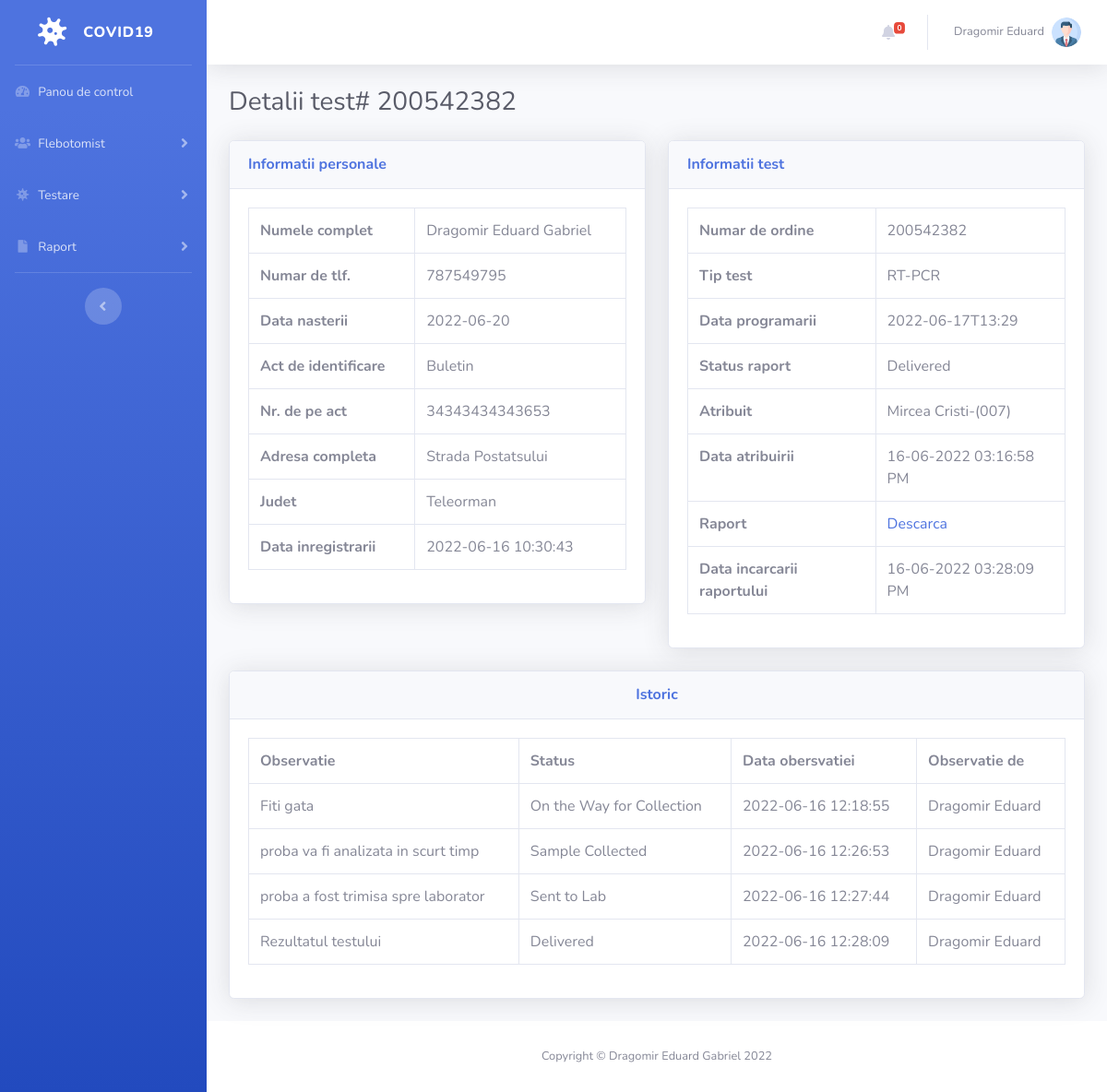
/patient-report-details.php?tid=9&&oid=200542382 (signed in), run on the app's committed database.
### tables this page shows
CREATE TABLE `tbltestrecord` (
  `id` int(11) NOT NULL,
  `OrderNumber` bigint(14) DEFAULT NULL,
  `PatientMobileNumber` bigint(14) DEFAULT NULL,
  `TestType` varchar(100) DEFAULT NULL,
  `TestTimeSlot` varchar(120) DEFAULT NULL,
  `ReportStatus` varchar(100) DEFAULT NULL,
  `FinalReport` varchar(150) DEFAULT NULL,
  `ReportUploadTime` varchar(200) DEFAULT NULL,
  `RegistrationDate` timestamp NULL DEFAULT current_timestamp(),
  `AssignedtoEmpId` varchar(150) DEFAULT NULL,
  `AssigntoName` varchar(180) DEFAULT NULL,
  `AssignedTime` varchar(100) DEFAULT NULL
);

CREATE TABLE `tblpatients` (
  `id` int(11) NOT NULL,
  `FullName` varchar(120) DEFAULT NULL,
  `MobileNumber` bigint(12) DEFAULT NULL,
  `DateOfBirth` date DEFAULT NULL,
  `GovtIssuedId` varchar(150) DEFAULT NULL,
  `GovtIssuedIdNo` varchar(150) DEFAULT NULL,
  `FullAddress` varchar(255) DEFAULT NULL,
  `State` varchar(200) DEFAULT NULL,
  `RegistrationDate` timestamp NOT NULL DEFAULT current_timestamp()
);

CREATE TABLE `tblreporttracking` (
  `id` int(11) NOT NULL,
  `OrderNumber` bigint(40) DEFAULT NULL,
  `Remark` varchar(255) DEFAULT NULL,
  `Status` varchar(120) DEFAULT NULL,
  `PostingTime` timestamp NULL DEFAULT current_timestamp(),
  `RemarkBy` int(5) DEFAULT NULL
);

### patient-report-details.php (the view, shortened to what this page needs)
<?php session_start();
include_once('includes/config.php');
?>
<!DOCTYPE html>
<html lang="en">
<head>
    <link href="vendor/fontawesome-free/css/all.min.css" rel="stylesheet" type="text/css">
    <link href="css/sb-admin-2.min.css" rel="stylesheet">
<link href="removewatermarkeduard.css" rel="stylesheet" type="text/css">
</head>
<body id="page-top">
    <div id="wrapper">
<?php include_once('includes/sidebar.php');?>
        <div id="content-wrapper" class="d-flex flex-column">
            <div id="content">
          <?php include_once('includes/topbar.php');?>
                <div class="container-fluid">
                    <h1 class="h3 mb-4 text-gray-800">Detalii test# <?php echo intval($_GET['oid']);?></h1>
<div class="row">
<?php
$testid=intval($_GET['tid']);
$query=mysqli_query($con,"select * from tbltestrecord
join tblpatients on tblpatients.MobileNumber=tbltestrecord.PatientMobileNumber
where  tbltestrecord.id='$testid'");
while($row=mysqli_fetch_array($query)){
    ?>
                        <div class="col-lg-6">
                            <div class="card shadow mb-4">
                                <div class="card-header py-3">
                                    <h6 class="m-0 font-weight-bold text-primary">Informatii personale</h6>
                                </div>
                                <div class="card-body">
 <table class="table table-bordered"  width="100%" cellspacing="0">
    <tr>
    <th>Numele complet</th>
    <td><?php echo $row['FullName'];?></td>
    </tr>
     <tr>
    <th>Numar de tlf.</th>
    <td><?php echo $row['MobileNumber'];?></td>
    </tr>
     <tr>
    <th>Data nasterii</th>
    <td><?php echo $row['DateOfBirth'];?></td>
    </tr>
     <tr>
    <th>Act de identificare</th>
    <td><?php echo $row['GovtIssuedId'];?></td>
    </tr>
     <tr>
    <th>Nr. de pe act</th>
    <td><?php echo $row['GovtIssuedIdNo'];?></td>
    </tr>
     <tr>
    <th>Adresa completa</th>
    <td><?php echo $row['FullAddress'];?></td>
    </tr>
    <tr>
    <th>Judet</th>
    <td><?php echo $row['State'];?></td>
    </tr>
    <tr>
    <th>Data inregistrarii</th>
    <td><?php echo $row['RegistrationDate'];?></td>
    </tr>
 </table>
                                </div>
                            </div>
                        </div>
                         <div class="col-lg-6">
                            <div class="card shadow mb-4">
                                <div class="card-header py-3">
                                    <h6 class="m-0 font-weight-bold text-primary">Informatii test</h6>
                                </div>
                                <div class="card-body">
 <table class="table table-bordered"  width="100%" cellspacing="0">
    <tr>
    <th>Numar de ordine</th>
    <td><?php echo $row['OrderNumber'];?></td>
    </tr>
    <tr>
    <th>Tip test</th>
    <td><?php echo $row['TestType'];?></td>
    </tr>
    <tr>
    <th>Data programarii</th>
    <td><?php echo $row['TestTimeSlot'];?></td>
    </tr>
 <tr>
    <th>Status raport</th>
    <td><?php if($row['ReportStatus']==''):
              echo "Not Processed yet";
          else:
           echo $row['ReportStatus'];
          endif;
    ?></td>
    </tr>
<?php if($row['AssignedtoEmpId']!=''):?>
  <tr>
    <th>Atribuit</th>
    <td><?php echo $row['AssigntoName'];?>-(<?php echo $row['AssignedtoEmpId'];?>)</td>
    </tr>
    <tr>
    <th>Data atribuirii</th>
    <td><?php echo $row['AssignedTime'];?></td>
    </tr>
<?php endif;?>
<?php if($row['FinalReport']!=''):?>
  <tr>
    <th>Raport</th>
    <td><a href="reportfiles/<?php echo $row['FinalReport'];?>" target="_blank">Descarca</a></td>
    </tr>
    <tr>
    <th>Data incarcarii raportului</th>
    <td><?php echo $row['ReportUploadTime'];?></td>
    </tr>
<?php endif;?>
</table>
                    </div>
                            </div>
                        </div>
                    </div>
                <?php } ?>
<?php
$orderid=intval($_GET['oid']);
$ret=mysqli_query($con,"select * from tblreporttracking
join tbladmin on tbladmin.ID=tblreporttracking.RemarkBy
where tblreporttracking.OrderNumber='$orderid'");
$num=mysqli_num_rows($ret);
?>
<div class="row">
                         <div class="col-lg-12">
                            <div class="card shadow mb-4">
                                <div class="card-header py-3">
                                    <h6 class="m-0 font-weight-bold text-primary" align="center">Istoric</h6>
                                </div>
                                <div class="card-body">
<?php if($num>0){
?>
 <table class="table table-bordered"  width="100%" cellspacing="0">
<tr>
    <th>Observatie</th>
    <th>Status</th>
    <th>Data obersvatiei</th>
    <th>Observatie de</th>
<?php while($result=mysqli_fetch_array($ret)){?>
</tr>
    <tr>
    <td><?php echo $result['Remark'];?></td>
    <td><?php echo $result['Status'];?></td>
    <td><?php echo $result['PostingTime'];?></td>
    <td><?php echo $result['AdminName'];?></td>
    </tr>
<?php } ?>
</table>
         <?php
     } else { ?>
<h4 align="center" style="color:red">Nu exista istoric </h4>
         <?php } ?>
                                </div>
                            </div>
                        </div>
                    </div>
                </div>
            </div>
           <?php include_once('includes/footer.php');?>
        </div>
    </div>
</body>
</html>

### includes/topbar.php (shortened to what this page needs)
      <nav class="navbar navbar-expand navbar-light bg-white topbar mb-4 static-top shadow">
            <?php if($_SESSION['aid']):?>
                    <ul class="navbar-nav ml-auto">
<?php $query=mysqli_query($con,"select * from tbltestrecord where ReportStatus is null");
$count=mysqli_num_rows($query);
?>
                        <li class="nav-item dropdown no-arrow mx-1">
                            <a class="nav-link dropdown-toggle" href="#" id="alertsDropdown" role="button"
                                data-toggle="dropdown" aria-haspopup="true" aria-expanded="false">
                                <i class="fas fa-bell fa-fw"></i>
                                <span class="badge badge-danger badge-counter"><?php echo $count;?></span>
                            </a>
                        </li>
                        <li class="nav-item dropdown no-arrow">
                            <a class="nav-link dropdown-toggle" href="#" id="userDropdown" role="button"
                                data-toggle="dropdown" aria-haspopup="true" aria-expanded="false">
                <?php
$adid=$_SESSION['aid'];
$ret1=mysqli_query($con,"select AdminName from tbladmin where ID='$adid'");
while($row1=mysqli_fetch_array($ret1)){
?>
                                <span class="mr-2 d-none d-lg-inline text-gray-600 small"><?php  echo $row1['AdminName'];?></span>
                           <?php } ?>
                                <img class="img-profile rounded-circle"
                                    src="img/profile.png">
                            </a>
                        </li>
                    </ul>
                <?php endif;?>
                </nav>

### data on the page
tbltestrecord: tblpatients.FullName "Dragomir Eduard Gabriel", tblpatients.MobileNumber "787549795", tblpatients.DateOfBirth "2022-06-20", tblpatients.GovtIssuedId "Buletin", tblpatients.GovtIssuedIdNo "34343434343653", tblpatients.FullAddress "Strada Postatsului", tblpatients.State "Teleorman", tblpatients.RegistrationDate "2022-06-16 10:30:43", OrderNumber "200542382", TestType "RT-PCR", TestTimeSlot "2022-06-17T13:29", ReportStatus "Delivered", AssigntoName "Mircea Cristi", AssignedtoEmpId "007", AssignedTime "16-06-2022 03:16:58 PM", ReportUploadTime "16-06-2022 03:28:09 PM"
tblreporttracking: Remark "Fiti gata", Status "On the Way for Collection", PostingTime "2022-06-16 12:18:55", tbladmin.AdminName "Dragomir Eduard"
tblreporttracking: Remark "proba va fi analizata in scurt timp", Status "Sample Collected", PostingTime "2022-06-16 12:26:53", tbladmin.AdminName "Dragomir Eduard"
tblreporttracking: Remark "proba a fost trimisa spre laborator", Status "Sent to Lab", PostingTime "2022-06-16 12:27:44", tbladmin.AdminName "Dragomir Eduard"
tblreporttracking: Remark "Rezultatul testului", Status "Delivered", PostingTime "2022-06-16 12:28:09", tbladmin.AdminName "Dragomir Eduard"

### other printed values
$count "0"
$row1['AdminName'] "Dragomir Eduard"
$_GET['oid'] "200542382"
